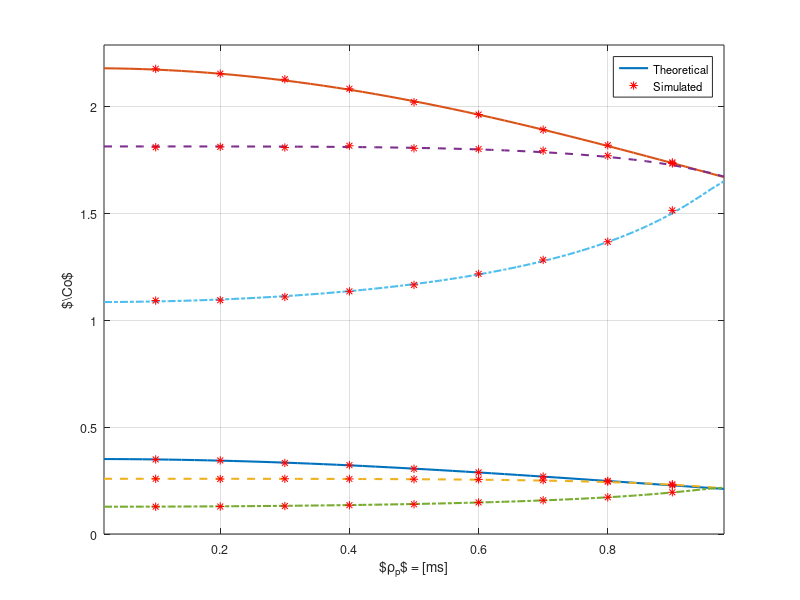

This figure's MATLAB source: (Note: this script raises an error after producing the figure.)
%%%%%%%%%%%%%%%%%%%%%%%%%%%%%%%%%%%%%%%%%%%%%%%%%%%%%%%%%%%%%%%%%%%%%%%%%%%
%                                                      
%
%                                
%        Description: This m-file validates through simulation and Gamma 
%        approximation made determining the analytical expressions for the 
%        expected capapacites C_0.
%
%        C_1:       log2(1 + (snr_s/(1 + snr_p))   
%
%        According to the channel estimation model the amplitude gain of 
%        the channel estimated at the SR for the PT-PR and ST-SR is 
%        Gausssian distributed 
%            h_s ~ N(h_s * \pho_s, sqrt(1 - rho_s^2)),
%            h_p ~ N(h_p * \pho_s, sqrt(1 - rho_p^2))  
%        
%        Clearly, the power gains (g_s = |h_s|^2 and g_p = |h_p|^2) are
%        distributed according to non central chi-2 distribution with 1
%        degree, which can be approximated as Gamma distribution to ease
%        the analytical analysis. Based on we perform simulation to
%        validate the analytical (Gamma) approximation 
%
%
%        Created on: 31.03.15
%        Last modified: 31.03.15
%        Revision History: 31.03.15 --> File generated   
%  
%%%%%%%%%%%%%%%%%%%%%%%%%%%%%%%%%%%%%%%%%%%%%%%%%%%%%%%%%%%%%%%%%%%%%%%%%%%

clear all;
close all;
clc;



sim = 00;                                       % Enable( = 1) to perform simulation, theoretical analysis
th = 00;                                        % disable ( = 0) to plot curves, data is read from a file
                                                % Theoretical anaylsis is also included of simulation as
                                                % numerical integration is involved
%%%%%%%%%%%%%%%%%%%%%%%%%%%%%%%%%%%%%%%%%%%%%%%%%%%%%%%%%%%%%%%%%%%%%%%%%%%
%   Parameters
%%%%%%%%%%%%%%%%%%%%%%%%%%%%%%%%%%%%%%%%%%%%%%%%%%%%%%%%%%%%%%%%%%%%%%%%%%%
snr_s = 10.^([-10 00 10]/10);                   % snr received at the SR, over the link ST-SR 
snr_p = 10.^([-10 00 10]/10);                   % snr received at the SR, over the link PT-SR 
dof_s = 1;                                      % degree of freedom for the estimated channel, usually set to 1  
dof_p = 1;                                      % degree of freedom for the estimated channel, usually set to 1  

rho_s = 0.5;                                    % Channel correlation coefficient ST-SR
%%%%%%%%%%%%%%%%%%%%%%%%%%%%%%%%%%%%%%%%%%%%%%%%%%%%%%%%%%%%%%%%%%%%%%%%%%%
%   Simulation
%%%%%%%%%%%%%%%%%%%%%%%%%%%%%%%%%%%%%%%%%%%%%%%%%%%%%%%%%%%%%%%%%%%%%%%%%%%
if sim   
    %% Simulation parameters
    M = 1e5;                                                % Number of Realization
    rho_p_sim = 0.1:0.1:0.95;                               % Channel correlation coefficient PT-SR    

    Exp_C_1_sim = zeros(length(snr_p),length(snr_s),...     % Expected Capacity
        length(rho_p_sim));   

    for i = 1:length(snr_p)
        disp(strcat('SIM:snr_p(i) = ',num2str(snr_p(i))));
        for j = 1:length(snr_s)
            disp(strcat('SIM:snr_s(j) = ',num2str(snr_s(j))));
            for k = 1:length(rho_p_sim)
                disp(strcat('SIM:rho_p_sim(j) = ',num2str(rho_p_sim(k))));
                g_s_sim = zeros(1,M);                                   % power gain for the channel g_s 
                g_p_sim = zeros(1,M);                                   % power gain for the channel g_p    
                parfor l = 1:M
                    g_s_sim(l) =  sum( normrnd(rho_s, sqrt(snr_s(j))...
                        * sqrt(1 - rho_s^2), 1 ,dof_s).^2);
                    g_p_sim(l) =  sum( normrnd(rho_p_sim(k), sqrt(snr_p(i))...
                        * sqrt(1 - rho_p_sim(k)^2), 1 ,dof_p).^2);
                end
                Exp_C_1_sim(i,j,k) = mean(log2(ones(1,M) + g_s_sim./(ones(1,M) + g_p_sim)));  
            end
        end
    end
    save('results_C_1_approx_vs_rho_p_diff_SNR_sim.mat', 'snr_p','snr_s',...
        'Exp_C_1_sim', 'rho_p_sim', 'rho_s');
    if ~th      % If theoretical analysis is already simulated the computation ends here.
        quit;
    end
end    
    
%%%%%%%%%%%%%%%%%%%%%%%%%%%%%%%%%%%%%%%%%%%%%%%%%%%%%%%%%%%%%%%%%%%%%%%%%%%
%   Theoretical analysis
%%%%%%%%%%%%%%%%%%%%%%%%%%%%%%%%%%%%%%%%%%%%%%%%%%%%%%%%%%%%%%%%%%%%%%%%%%%
if th
   %% Theoretical parameters
    rho_p_th = 0.02:0.02:0.98;                              % Channel correlation coefficient                                            
    Exp_C_1_th = zeros(length(snr_s),length(snr_s),...      % Expected Capacity
    length(rho_p_th));    

    for i = 1:length(snr_p)           
        disp(strcat('TH:snr_p(i) = ',num2str(snr_p(i))));           
        for j = 1:length(snr_s)           
            disp(strcat('TH:snr_s(j) = ',num2str(snr_s(j))));  
            for k = 1:length(rho_p_th)
                disp(strcat('TH:rho_p_th(k) = ',num2str(rho_p_th(k))));

                %% Gamma Parameters
                lambda_s = dof_s *  rho_s^2/(snr_s(j) * (1 - rho_s^2));   
                mean_ana_s = snr_s(j) * (1 - rho_s^2) * (dof_s + lambda_s);    
                var_ana_s = snr_s(j)^2 * (1 - rho_s^2)^2 * (2 * dof_s + 4 * lambda_s);

                b_gamma_s = var_ana_s/mean_ana_s;
                a_gamma_s = mean_ana_s/b_gamma_s;

                lambda_p = dof_p *  rho_p_th(k)^2/(snr_p(i) * (1 - rho_p_th(k)^2));   
                mean_ana_p = snr_p(i) * (1 - rho_p_th(k)^2) * (dof_p + lambda_p);    
                var_ana_p = snr_p(i)^2 * (1 - rho_p_th(k)^2)^2 * (2 * dof_p + 4 * lambda_p);

                b_gamma_p2 = var_ana_p/mean_ana_p;
                a_gamma_p2 = mean_ana_p/b_gamma_p2;

                %% Single Integral
                if 0
                    f_exp_C_1_s = @(z) z .* (2.^z) * log(2) * 1/(b_gamma_p2^a_gamma_p2 * b_gamma_s^a_gamma_s) *...
                        exp(1/b_gamma_p2) .* (2.^z - 1).^(a_gamma_s -1) .* ((1/b_gamma_p2 +...
                        (2.^z - 1)/b_gamma_s).^(-a_gamma_s - a_gamma_p2) * gamma(a_gamma_p2 + a_gamma_s)...
                        .* hypergeom(1 - a_gamma_p2, 1 - a_gamma_p2 - a_gamma_s,...
                        -(b_gamma_s + b_gamma_p2 * (2.^z - 1))/(b_gamma_s * b_gamma_p2))...
                        + gamma(-a_gamma_p2 - a_gamma_s) * 1/gamma(-a_gamma_s) * gamma(a_gamma_p2) *...
                        hypergeom(1 + a_gamma_s, 1 + a_gamma_p2 + a_gamma_s,...
                        -(b_gamma_s + b_gamma_p2 * (2.^z - 1))/(b_gamma_s * b_gamma_p2)))/...
                        (gamma(a_gamma_s) * gamma(a_gamma_p2));


                    Exp_C_1_th(i,j) = abs(integral(f_exp_C_1_s,0, 25));  
                end
                %% Double Integral
                if 1
                    f_exp_C_1_s = @(y,z) z .* (2.^z) .* log(2) * 1/(gamma(a_gamma_s) * b_gamma_s^a_gamma_s)...
                       * 1/(gamma(a_gamma_p2) * b_gamma_p2^a_gamma_p2) .* y .* ((2.^z - 1) .* y).^(a_gamma_s-1)...
                       .* exp(- (2.^z- 1)  .* y/ b_gamma_s) .* (y - 1).^(a_gamma_p2 - 1) .*...
                       exp(-(y-1)/b_gamma_p2);
                    if rho_p_th(k) == 0.98
                        Exp_C_1_th(i,j,k) = integral2(f_exp_C_1_s, 1, 100, 0, 25);
                    else
                       Exp_C_1_th(i,j,k) = integral2(f_exp_C_1_s, 1, Inf, 0, 25);
                    end
                end
            end            
        end
    end
    save('results_C_1_approx_vs_rho_p_diff_SNR_th.mat');
    %quit;
end


%%%%%%%%%%%%%%%%%%%%%%%%%%%%%%%%%%%%%%%%%%%%%%%%%%%%%%%%%%%%%%%%%%%%%%%%%%%
%   Plot curves theoretical analysis --  Exp_C_0 vs vs Channel
%   estimatoin correlation
%%%%%%%%%%%%%%%%%%%%%%%%%%%%%%%%%%%%%%%%%%%%%%%%%%%%%%%%%%%%%%%%%%%%%%%%%%%
Fontsize = 9;
if 1
    load('results_C_1_approx_vs_rho_p_diff_SNR_th.mat');
    plot(rho_p_th, reshape(Exp_C_1_th(1,1,:), 1, length(rho_p_th)),'-', 'LineWidth', 1.5);
    %hold on, 
    %plot(rho_p_th, reshape(Exp_C_1_th(1,2,:), 1, length(rho_p_th)),'-', 'LineWidth', 1.5, 'HandleVisibility','off');
    hold on, 
    plot(rho_p_th, reshape(Exp_C_1_th(1,3,:), 1, length(rho_p_th)),'-', 'LineWidth', 1.5, 'HandleVisibility','off');
    hold on, 
    plot(rho_p_th, reshape(Exp_C_1_th(2,1,:), 1, length(rho_p_th)),'--', 'LineWidth', 1.5, 'HandleVisibility','off');
    %hold on, 
    %plot(rho_p_th, reshape(Exp_C_1_th(2,2,:), 1, length(rho_p_th)),'--', 'LineWidth', 1.5, 'HandleVisibility','off');
    hold on, 
    plot(rho_p_th, reshape(Exp_C_1_th(2,3,:), 1, length(rho_p_th)),'--', 'LineWidth', 1.5, 'HandleVisibility','off');
    hold on,
    plot(rho_p_th, reshape(Exp_C_1_th(3,1,:), 1, length(rho_p_th)),'-.', 'LineWidth', 1.5, 'HandleVisibility','off');
    %hold on,
    %plot(rho_p_th, reshape(Exp_C_1_th(3,2,:), 1, length(rho_p_th)),'-.', 'LineWidth', 1.5, 'HandleVisibility','off');
    hold on,
    plot(rho_p_th, reshape(Exp_C_1_th(3,3,:), 1, length(rho_p_th)),'-.', 'LineWidth', 1.5, 'HandleVisibility','off');    
end
if 1
    load('results_C_1_approx_vs_rho_p_diff_SNR_sim.mat');
    hold on,
    plot(rho_p_sim, reshape(Exp_C_1_sim(1,1,:), 1, length(rho_p_sim)), 'r*');    
    %hold on,
    %plot(rho_p_sim, reshape(Exp_C_1_sim(1,2,:), 1, length(rho_p_sim)), 'r*', 'HandleVisibility','off');    
    hold on,
    plot(rho_p_sim, reshape(Exp_C_1_sim(1,3,:), 1, length(rho_p_sim)), 'r*', 'HandleVisibility','off');
    hold on, 
    plot(rho_p_sim, reshape(Exp_C_1_sim(2,1,:), 1, length(rho_p_sim)), 'r*', 'HandleVisibility','off');    
    %hold on, 
    %plot(rho_p_sim, reshape(Exp_C_1_sim(2,2,:), 1, length(rho_p_sim)), 'r*', 'HandleVisibility','off');
    hold on, 
    plot(rho_p_sim, reshape(Exp_C_1_sim(2,3,:), 1, length(rho_p_sim)), 'r*', 'HandleVisibility','off');
    hold on,
    plot(rho_p_sim, reshape(Exp_C_1_sim(3,1,:), 1, length(rho_p_sim)), 'r*', 'HandleVisibility','off');
    %hold on,
    %plot(rho_p_sim, reshape(Exp_C_1_sim(3,2,:), 1, length(rho_p_sim)), 'r*', 'HandleVisibility','off');
    hold on,
    plot(rho_p_sim, reshape(Exp_C_1_sim(3,3,:), 1, length(rho_p_sim)), 'r*', 'HandleVisibility','off');    
end
%%%%%%%%%%%%%%%%%%%%%%%%%%%%%%%%%%%%%%%%%%%%%%%%%%%%%%%%%%%%%%%%%%%%%%%%%%%
%   Plot curves cosmetic makeover
%%%%%%%%%%%%%%%%%%%%%%%%%%%%%%%%%%%%%%%%%%%%%%%%%%%%%%%%%%%%%%%%%%%%%%%%%%%

grid on;
%axis tight;
axis([min(rho_p_th) max(rho_p_th)...
    min(reshape(Exp_C_1_th(3,1,:), 1, length(rho_p_th))) * 0.0....
    max(reshape(Exp_C_1_th(1,3,:), 1, length(rho_p_th))) * 1.05]);
ylabel('$\Co$','FontSize',Fontsize+2);
xlabel('$\rho_p$ = [ms]','FontSize',Fontsize+2);
hl = legend('Theoretical', 'Simulated');
set(hl, 'Location', 'NorthEast', 'FontSize', Fontsize);
set(gca,'FontSize',Fontsize);
laprint(1, '../figures/fig_C_1_approx_vs_rho_p_diff_SNR', 'options', 'factory', 'width', 8, 'scalefonts',...
    'on', 'factor',0.5, 'keepfontprops', 'on');
